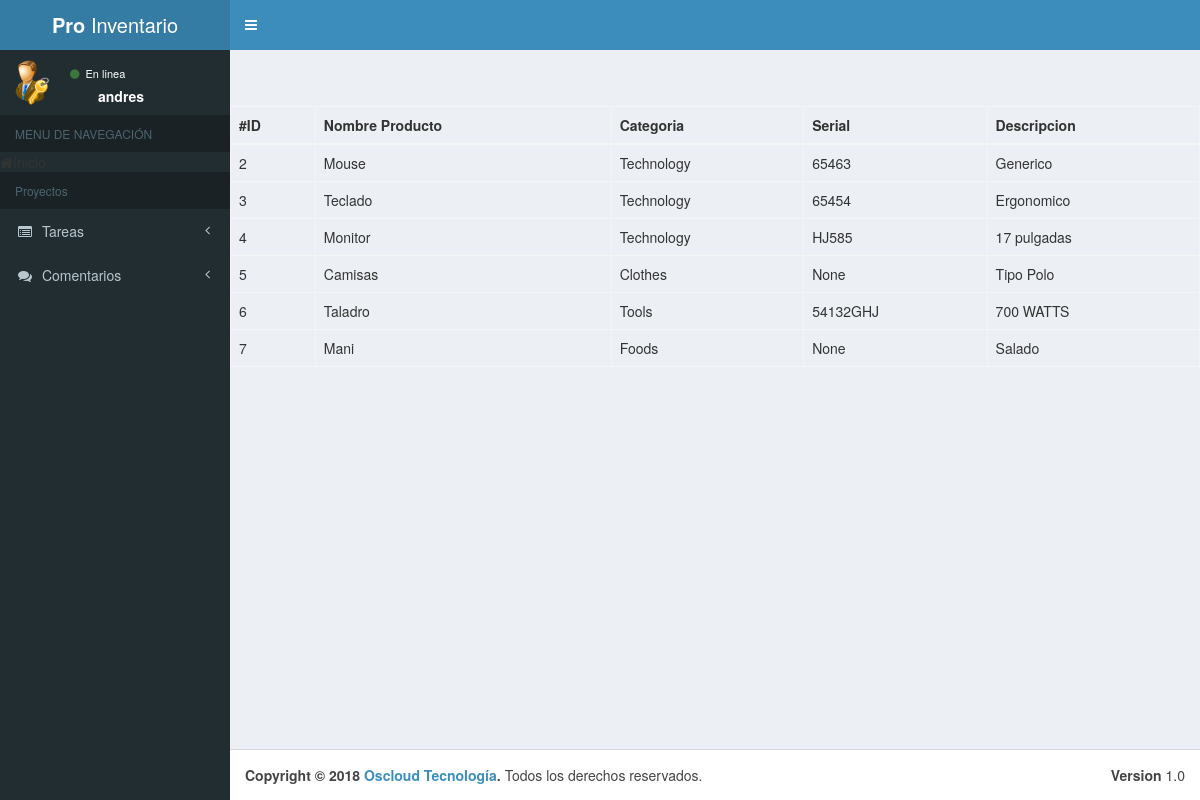
/list/product/ (signed in), run on the app's committed database.
### apps/inventario/models.py (models this page shows, shortened)
class Product(models.Model):
    id_product = models.AutoField(primary_key=True)
    name_product = models.CharField(null=False, blank=False, max_length=50)
    TYPE = (
        ('Technology', 'Technology'),
        ('Tools', 'Tools'),
        ('Foods', 'Foods'),
        ('Clothes', 'Clothes'),
        ('Shoes', 'Shoes'),
        ('Accesories', 'Accesories'),
        ('Otro', 'Otro')
    )
    category = models.CharField(choices=TYPE, null=False, blank=False, max_length=50)
    serial = models.CharField(null=True, blank=True, max_length=50)
    description = models.CharField(max_length=50)

### apps/inventario/views.py (the view)
# urls.py: url(r'^list/product/$', ListProduct.as_view(), name='list_product'),
class ListProduct(ListView):
    template_name = 'inventario/list_product.html'
    queryset = Product.objects.all()

### templates/inventario/list_product.html (shortened to what this page needs)
{% extends 'base/base.html' %}
{% block content %}
<!DOCTYPE html>
<html lang="en">
<head>
</head>
<table class="table table-bordered">
    <thead>
    <tr>
      <th scope="col">#ID</th>
        <th scope="col">Nombre Producto</th>
        <th scope="col">Categoria</th>
        <th scope="col">Serial</th>
        <th scope="col">Descripcion</th>
    </tr>
    </thead>
    <tbody>
    {% if object_list %}
    {% for prod in object_list %}
    <tr>
        <td>{{prod.id_product}} </td>
        <td>{{prod.name_product}} </td>
        <td>{{prod.category}} </td>
        <td>{{prod.serial}} </td>
        <td>{{prod.description}} </td>
    </tr>
    {% endfor %}
     {% else %}
		<h1>No hay registros de productos</h1>
    {% endif %}
    </table>
</html>
{% endblock %}

### templates/base/sidebar.html (shortened to what this page needs)
{% load staticfiles %}
<aside class="main-sidebar">
    <section class="sidebar">
        <div class="user-panel">
            <div class="pull-left image">
                <img src="/media/admin.png" class="img-circle" alt="User Image" />
            </div>
            <div class="pull-left info">
                <a role="button"><i class="fa fa-circle text-success"></i> En linea</a>
                <p role="button" style="margin-left: 2em">{{ request.user }}</p>
            </div>
        </div>
        <ul class="sidebar-menu">
            <li class="header">MENU DE NAVEGACIÓN</li>
            <li>
                    <i class="fa fa-home"></i><span>Inicio</span>
            </li>
                <li class="header">Proyectos</li>
            <li class="treeview">
                <a href="#">
                    <i class="fa fa-list-alt"></i> <span>Tareas</span> <i class="fa fa-angle-left pull-right"></i>
                </a>
            </li>
            <li class="treeview">
                <a href="#">
                    <i class="fa fa-comments"></i> <span>Comentarios</span> <i class="fa fa-angle-left pull-right"></i>
                </a>
            </li>
        </ul>
    </section>
</aside>

### data on the page
Product: id_product "2", name_product "Mouse", category "Technology", serial "65463", description "Generico"
Product: id_product "3", name_product "Teclado", category "Technology", serial "65454", description "Ergonomico"
Product: id_product "4", name_product "Monitor", category "Technology", serial "HJ585", description "17 pulgadas"
Product: id_product "5", name_product "Camisas", category "Clothes", serial "None", description "Tipo Polo"
Product: id_product "6", name_product "Taladro", category "Tools", serial "54132GHJ", description "700 WATTS"
Product: id_product "7", name_product "Mani", category "Foods", serial "None", description "Salado"

### other printed values
{{ request.user }} "andres"
